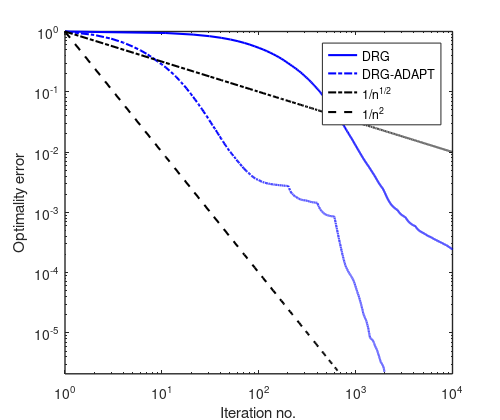

MATLAB code for this plot:
clear all
% close all
load('convtest17ApRadapt.mat')
Vhist2 = Vhist;
Vmin2 = Vmin;
load('convtest17ApR.mat')
Vhist = Vhist(1:10001);
n = 1:10:length(Vhist);
figure; loglog(n,(Vhist(1:10:end) - Vmin)./(Vhist(1) - Vmin),'b','linewidth',1.5)
hold on
loglog(1:length(Vhist2),(Vhist2 - Vmin2)./(Vhist2(1) - Vmin2),'b-.','linewidth',1.5)
loglog(n,1./n.^0.5,'k-.','linewidth',1.5)
loglog(n(1:70),1./n(1:70).^2,'k--','linewidth',1.5)

axis tight
legend('DRG','DRG-ADAPT','1/n^{1/2}','1/n^2','location','best')
xlabel('Iteration no.')
ylabel('Optimality error')
set(gcf,'paperposition',[0 0 5 4.2])
set(gca,'linewidth',1);
filename = ['InSARConv'];
print('-depsc','-r300',[filename '.eps'])